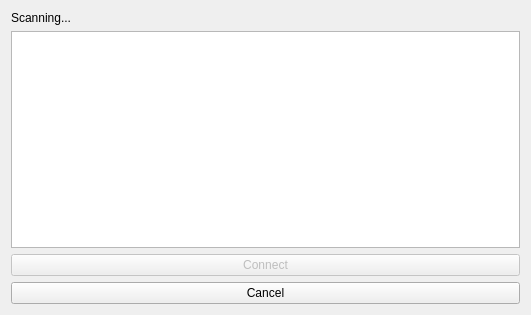
<?xml version="1.0" encoding="UTF-8"?>
<ui version="4.0">
 <class>RemoteSelector</class>
 <widget class="QDialog" name="RemoteSelector">
  <property name="geometry">
   <rect>
    <x>0</x>
    <y>0</y>
    <width>531</width>
    <height>315</height>
   </rect>
  </property>
  <property name="windowTitle">
   <string>Available chat services</string>
  </property>
  <layout class="QVBoxLayout" name="verticalLayout">
   <item>
    <widget class="QLabel" name="status">
     <property name="text">
      <string>Scanning...</string>
     </property>
    </widget>
   </item>
   <item>
    <widget class="QListWidget" name="remoteDevices"/>
   </item>
   <item>
    <widget class="QPushButton" name="connectButton">
     <property name="enabled">
      <bool>false</bool>
     </property>
     <property name="text">
      <string>Connect</string>
     </property>
    </widget>
   </item>
   <item>
    <widget class="QPushButton" name="cancelButton">
     <property name="text">
      <string>Cancel</string>
     </property>
    </widget>
   </item>
  </layout>
 </widget>
 <resources/>
 <connections/>
</ui>
